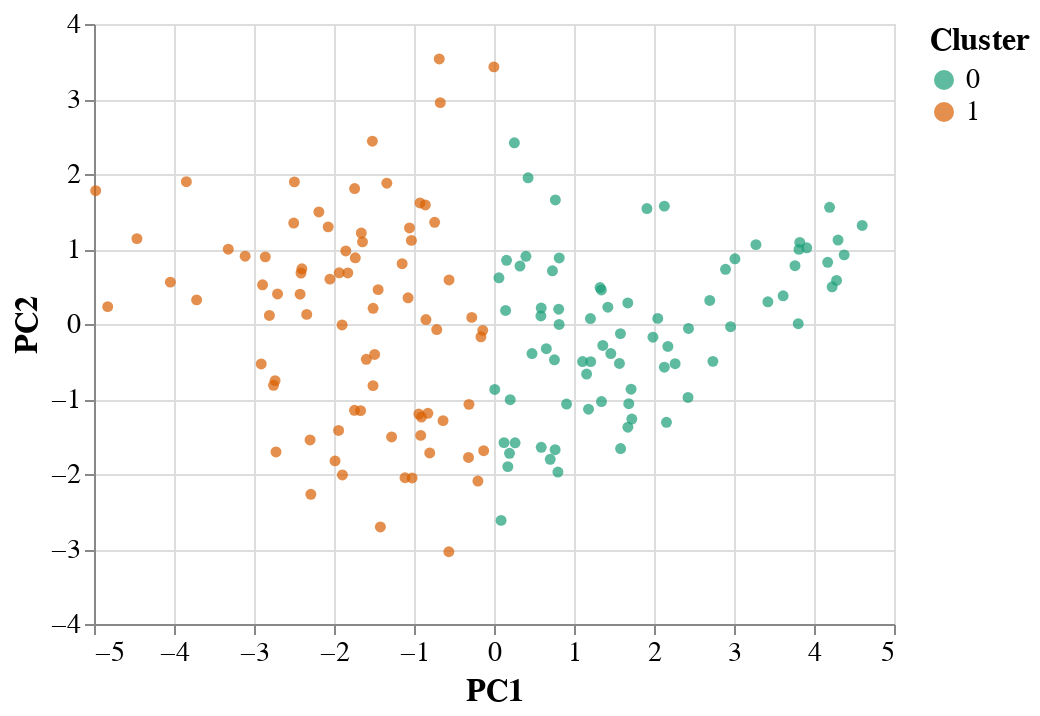

The cell this chart's notebook holds for it:
### Markdown cell above
Now, we can visualize the clustered PCs:

### Code cell
plot_df = pca.scores.iloc[:, 0:2].copy()
plot_df['cluster'] = clust_labels

alt.Chart(plot_df).mark_circle(opacity = 0.7).encode(
    x = alt.X('comp_0:Q', title = 'PC1'),
    y = alt.Y('comp_1:Q', title = 'PC2'),
    color = alt.Color('cluster:N', title = 'Cluster',
                      scale = alt.Scale(scheme = 'dark2'))
).configure_axis(
    labelFontSize = 14,
    titleFontSize = 16
).configure_legend(
    labelFontSize = 14,
    titleFontSize = 16
)

### Figure 1 — Vega-Lite specification as saved in the notebook (floating-point values rounded to 4 significant figures; data arrays with more than 128 entries replaced by an {"elided": "..."} marker saying what was removed)
{"config": {"view": {"continuousWidth": 400, "continuousHeight": 300}, "axis": {"labelFontSize": 14, "titleFontSize": 16}, "legend": {"labelFontSize": 14, "titleFontSize": 16}}, "data": {"name": "data-52acc7eb1c7f352cd59f3a0ad59990d1"}, "mark": {"type": "circle", "opacity": 0.7}, "encoding": {"color": {"field": "cluster", "scale": {"scheme": "dark2"}, "title": "Cluster", "type": "nominal"}, "x": {"field": "comp_0", "title": "PC1", "type": "quantitative"}, "y": {"field": "comp_1", "title": "PC2", "type": "quantitative"}}, "$schema": "https://vega.github.io/schema/vega-lite/v4.17.0.json", "datasets": {"data-52acc7eb1c7f352cd59f3a0ad59990d1": {"elided": "156 records"}}}
